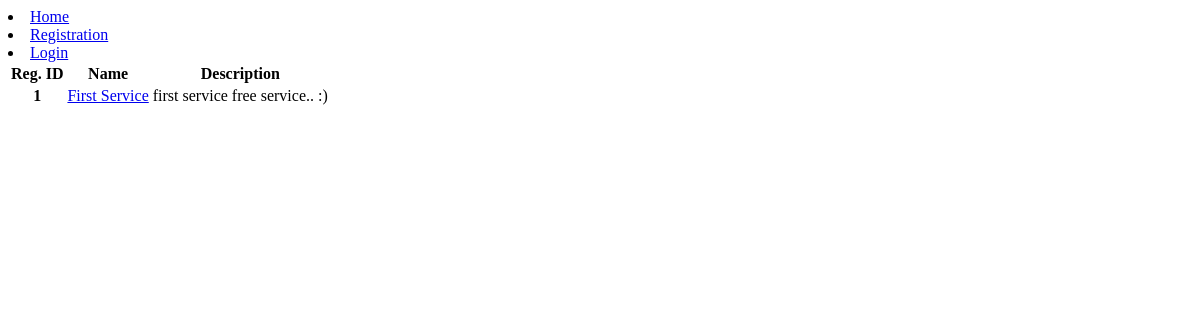
The page /service/list/ on the database as committed earlier.
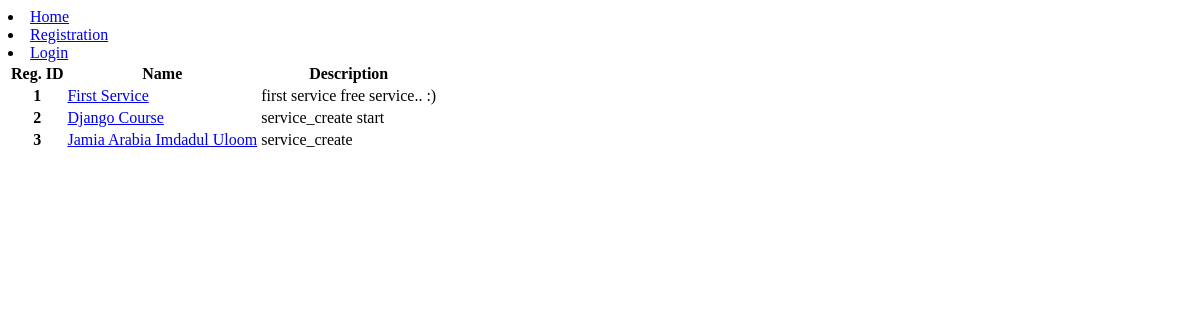
The same page on the database as committed later.
### service/models.py (models this page shows, shortened)
class Service(models.Model):
    name            = models.CharField(max_length=255)
    description     = models.TextField()
    provider        = models.ForeignKey(User, on_delete=models.CASCADE)
    created         = models.DateTimeField(auto_now_add=True)
    updated         = models.DateTimeField(auto_now=True)
    objects         = ServiceManager()

### service/views.py (the view)
def service_list(request):
    print(request)
    all_services = Service.objects.all()
    context = {
        'service_list': all_services
    }
    return render(request, 'service/service_list.html', context)

### service/templates/service/service_list.html (shortened to what this page needs)
{% extends 'base.html' %}
{% block content %}
    <table>
        <thead>
        <tr>
            <th scope="col">Reg. ID</th>
            <th scope="col">Name</th>
            <th scope="col">Description</th>
        </tr>
        </thead>
        <tbody>
        {% for service in service_list %}
            <tr>
                <th>{{ service.id }}</th>
                <td><a href="{% url 'service:service_detail' pk=service.pk %}">
                    {{ service.name }}
                </a></td>
                <td>{{ service.description }}</td>
            </tr>
        {% empty %}
            <p>No Service Created yet.</p>
        {% endfor %}
    </table>
{% endblock %}

### templates/base.html (shortened to what this page needs)
{% load static %}
<!DOCTYPE html>
<html lang="en">
<head>
</head>
<body>
    <div>
        {% include 'header.html' %}
        {% block content %}
        {% endblock %}
    </div>
</body>
</html>

### templates/header.html
<ulzz>
    <li><a href="/">Home</a></li>
    {% if request.user.is_authenticated %}
        <li><a href="{% url 'account:dashboard' %}">Dashboard</a></li>
        <li><a href="{% url 'service:service_add' %}">Add Service</a></li>
        <li><a href="{% url 'service:my_service_list' %}">My Services</a></li>
        <li><a href="{% url 'registration:logout' %}">Logout</a></li>
    {% else %}
        <li><a href="{% url 'registration:signup' %}">Registration</a></li>
        <li><a href="{% url 'registration:login' %}?next={{ request.path|urlencode }}">Login</a></li>
    {% endif %}
</ulzz>

Rows that differ between the two databases and show on the page:
added Service: id "2", name "Django Course", description "service_create start"
added Service: id "3", name "Jamia Arabia Imdadul Uloom", description "service_create"
